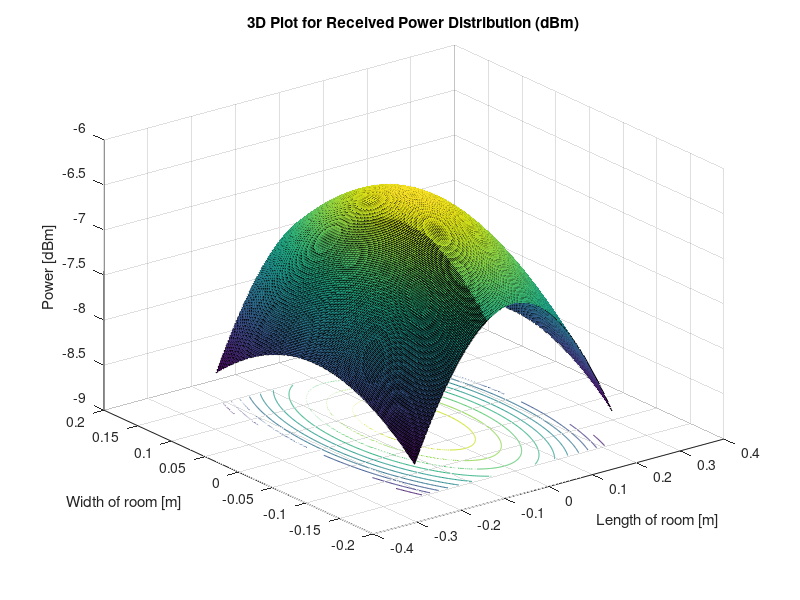
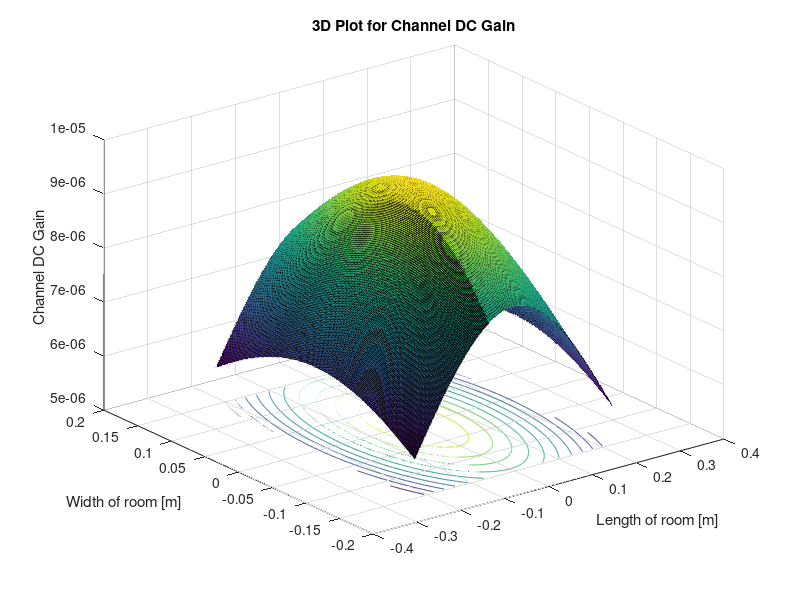
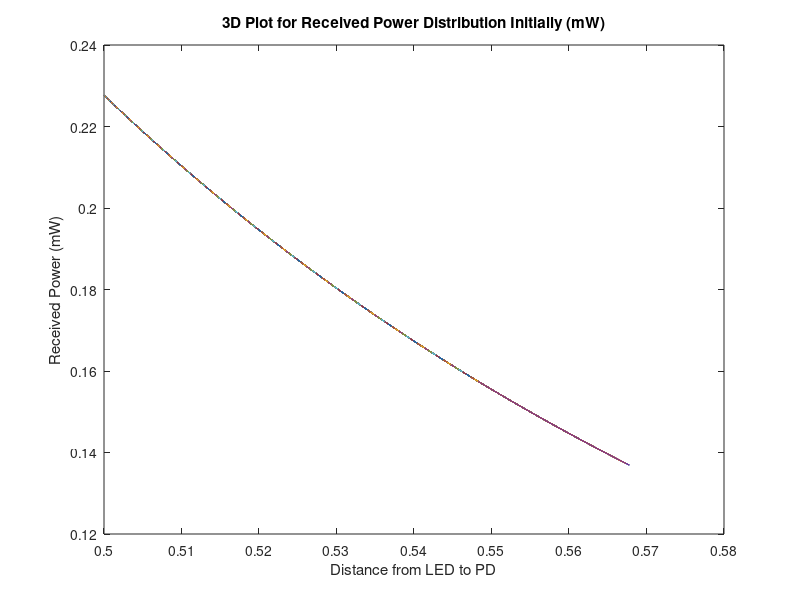
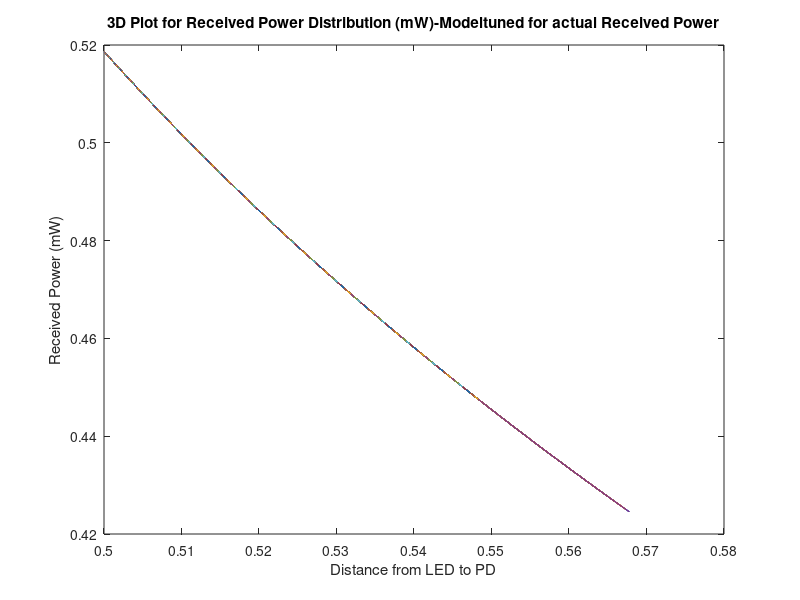

Write MATLAB code to recreate these figures, in order.
phi = 60; %semi-angle at half power (deg)
m = -log(2)/log(cosd(phi)); %Lambertian order of emission
P_LED =24000; %transmitted optical power (mW)
Arx = 7.45E-6; %detector areaa of PD (sq.cm)
Ts = 1; %gain of optical filter
%index = 1.5; %refractive index of lens at the PD
FOV = 55; %FOV of the receiver (deg)
G_Con= 1; %gain of an optical concentrator

lx=0.45; ly=0.295; lz=0.5; %room dimension in (m)
h=lz; %distance between source and reciver plane (m)
[XT,YT]= meshgrid(0,0); %position of LED

Nx = lx*800; Ny= ly*800; %number of grids in the receiver plane
x=-lx/2:lx/Nx:lx/2;
y=-ly/2:ly/Ny:ly/2;
[XR, YR] = meshgrid(x, y);
D= sqrt((XR-XT).^2+ (YR-YT).^2+h^2); %distance vector from source
cos_irradiance_angle = h./D; %irradiance angle vector
cos_incidence_angle = h./D; %incidence angle vector

HLOS=((m+1)*Arx*(cos_irradiance_angle.^m).*Ts.*G_Con.*cos_incidence_angle)./(2*pi.*D.^2); %channel DC gain for source
P_rx=P_LED.*HLOS; %received power from source
P_rx(find(abs(acosd(cos_incidence_angle))> FOV)) = 0; 
%y=6.52-0.376.*D+5.43.*E(-3).*(D.^(2));
P_rx_initial =P_rx;
P_rx_final =P_rx - (0.144-1.68.*D+1.62.*(D.^(2)));
%P_rx_final =P_rx - (-190+1088.*D-2082.*(D.^(2))+1327.*(D.^(3)));
%P_rx_final =P_rx - (58.6-736.*D+3538.*(D.^(2))-7654.*(D.^(3))+6255.*(D.^(4)));
P_rx_dBm=(10*log10(P_rx));

figure(1)
surfc(x,y,P_rx_dBm);
xlabel('Length of room [m]')
ylabel('Width of room [m]' )
zlabel('Power [dBm]' )
hold on
title('3D Plot for Received Power Distribution (dBm)' ) 

figure(2)
surfc(x,y,HLOS);
xlabel('Length of room [m]')
ylabel('Width of room [m]' )
zlabel('Channel DC Gain' )
hold on
title('3D Plot for Channel DC Gain' ) 

figure(3)
plot(D,P_rx_initial)
xlabel('Distance from LED to PD')
ylabel('Received Power (mW)')
title('3D Plot for Received Power Distribution Initially (mW)' ) 

figure(4)
plot(D,P_rx_final)
xlabel('Distance from LED to PD')
ylabel('Received Power (mW)')
title('3D Plot for Received Power Distribution (mW)-Modeltuned for actual Received Power' )

